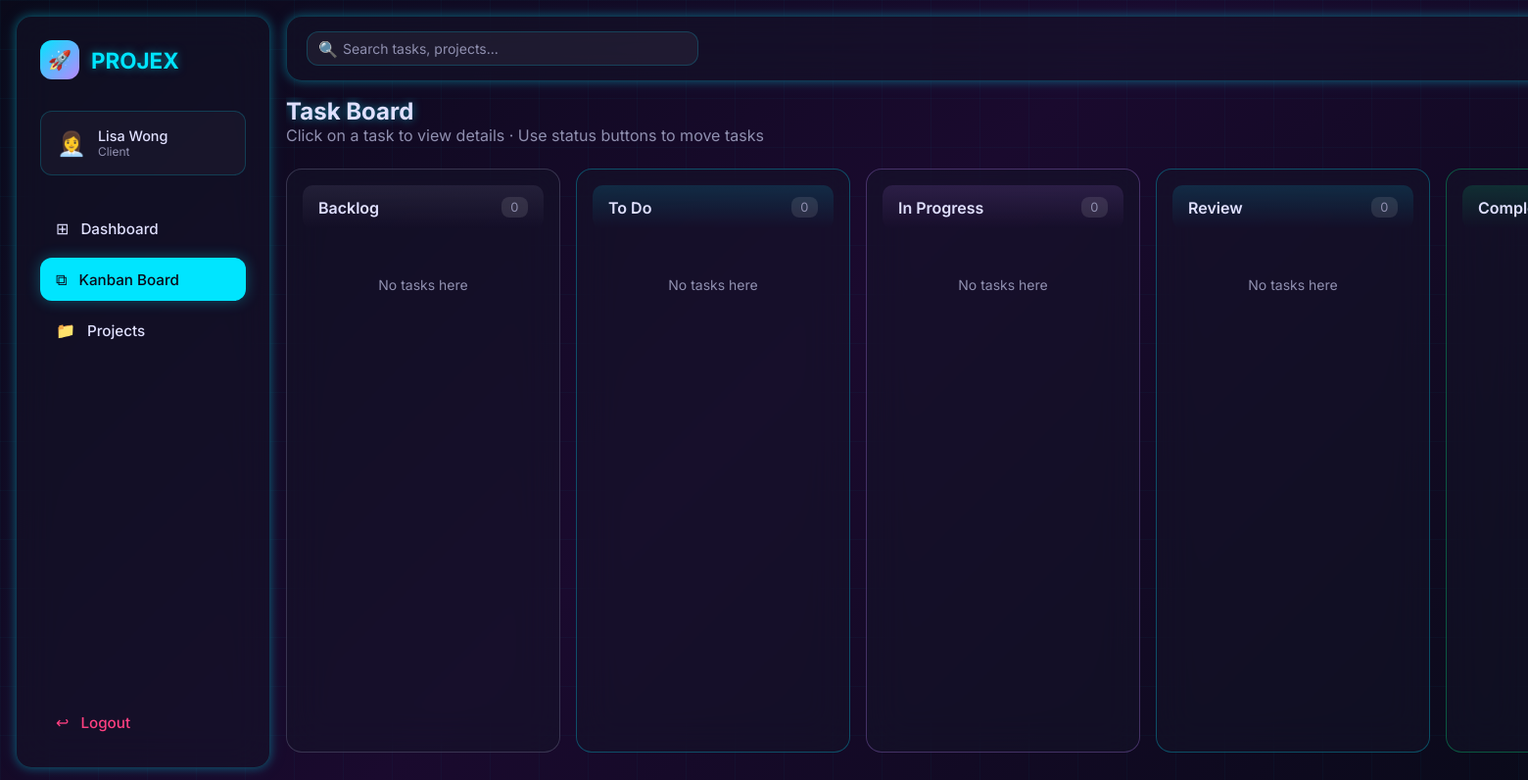
The app's page /index.php?page=kanban (signed in) with its own data.
### tables this page shows
CREATE TABLE IF NOT EXISTS `users` (
  `id`         INT AUTO_INCREMENT PRIMARY KEY,
  `name`       VARCHAR(100) NOT NULL,
  `email`      VARCHAR(150) NOT NULL UNIQUE,
  `password`   VARCHAR(255) NOT NULL,
  `role`       ENUM('Admin','Project Manager','Developer','Designer','Client') NOT NULL DEFAULT 'Developer',
  `avatar`     VARCHAR(10)  DEFAULT '👤',
  `created_at` TIMESTAMP    DEFAULT CURRENT_TIMESTAMP
);

### data/data.php (called while the page is built, shortened)
<?php
require_once __DIR__ . '/../config/db.php';
function dbRow($sql, $types = '', ...$params) {
    global $conn;
    $stmt = mysqli_prepare($conn, $sql);
    if ($params) mysqli_stmt_bind_param($stmt, $types, ...$params);
    mysqli_stmt_execute($stmt);
    $result = mysqli_stmt_get_result($stmt);
    return mysqli_fetch_assoc($result);
}
function getUserById($id) {
    return dbRow('SELECT * FROM users WHERE id = ?', 'i', $id);
}

### partials/layout_start.php (the view, shortened to what this page needs)
<?php
$currentUser  = $_SESSION['user'];
$activePage   = $_GET['page'] ?? 'dashboard';
?>
<div class="app-layout">
    <aside class="sidebar glass-card neon-border">
        <div class="sidebar-logo">
            <div class="logo-badge">🚀</div>
            <span class="neon-text logo-text">PROJEX</span>
        </div>
        <div class="user-info">
            <div class="user-avatar"><?= $currentUser['avatar'] ?? '👤' ?></div>
            <div class="user-details">
                <div class="user-name"><?= htmlspecialchars($currentUser['name']) ?></div>
                <div class="user-role"><?= htmlspecialchars($currentUser['role']) ?></div>
            </div>
        </div>
        <nav class="sidebar-nav">
            <a href="index.php?page=dashboard" class="nav-item <?= $activePage==='dashboard'?'active':'' ?>"><span class="nav-icon">⊞</span> Dashboard</a>
            <a href="index.php?page=kanban"    class="nav-item <?= $activePage==='kanban'   ?'active':'' ?>"><span class="nav-icon">⧉</span> Kanban Board</a>
            <a href="index.php?page=projects"  class="nav-item <?= $activePage==='projects' ?'active':'' ?>"><span class="nav-icon">📁</span> Projects</a>
        </nav>
        <a href="index.php?page=logout" class="nav-item logout-btn"><span class="nav-icon">↩</span> Logout</a>
    </aside>
    <div class="main-content">
        <div class="topbar glass-card neon-border">
            <div class="topbar-left">
                <div class="search-wrap">
                    <span class="search-icon">🔍</span>
                    <input type="text" id="globalSearch" placeholder="Search tasks, projects..." class="search-input">
                </div>
            </div>
        </div>
        <div class="page-content">

### css/style.css (style rules this page uses)
*, *::before, *::after { box-sizing: border-box; margin: 0; padding: 0; }
:root { --deep-space: #0a0a1a; --space-mid: #1a0a2e; --neon-cyan: #00e5ff; --amethyst: #bb86fc; --glass-bg: rgba(20, 20, 40, 0.5); --glass-border: rgba(0, 229, 255, 0.2); --text-primary: #e0e0ff; --text-muted: #9090b0; --red-neon: #ff4081; --green-neon: #00ff88; --radius: 1rem; }
html { font-size: 16px; }
body { font-family: 'Inter', sans-serif; background: linear-gradient(135deg, var(--deep-space) 0%, var(--space-mid) 50%, var(--deep-space) 100%); background-attachment: fixed; color: var(--text-primary); min-height: 100vh; position: relative; }
body::before { content: ''; position: fixed; inset: 0; background-image: linear-gradient(rgba(0,229,255,.03) 1px, transparent 1px), linear-gradient(90deg, rgba(0,229,255,.03) 1px, transparent 1px); background-size: 50px 50px; pointer-events: none; z-index: 0; }
* { position: relative; z-index: 1; }
a { text-decoration: none; color: inherit; }
.glass-card { background: var(--glass-bg); backdrop-filter: blur(20px); -webkit-backdrop-filter: blur(20px); border: 1px solid var(--glass-border); border-radius: var(--radius); }
.neon-border { box-shadow: 0 0 10px rgba(0,229,255,.3), 0 0 20px rgba(0,229,255,.1); }
.neon-text { text-shadow: 0 0 10px rgba(0,229,255,.5); }
.app-layout { display: flex; min-height: 100vh; }
.sidebar { width: 260px; flex-shrink: 0; margin: 1rem; padding: 1.5rem; display: flex; flex-direction: column; position: sticky; top: 1rem; height: calc(100vh - 2rem); }
.sidebar-logo { display: flex; align-items: center; gap: .75rem; margin-bottom: 2rem; }
.logo-badge { width: 40px; height: 40px; border-radius: .75rem; background: linear-gradient(135deg, #00e5ff, #bb86fc); display: flex; align-items: center; justify-content: center; font-size: 1.2rem; }
.logo-text { font-size: 1.4rem; font-weight: 700; color: var(--neon-cyan); }
.user-info { display: flex; align-items: center; gap: .75rem; padding: 1rem; border-radius: .75rem; background: rgba(255,255,255,.03); border: 1px solid rgba(0,229,255,.2); margin-bottom: 2rem; }
.user-avatar { font-size: 1.5rem; }
.user-name { color: var(--text-primary); font-size: .9rem; font-weight: 500; }
.user-role { color: var(--text-muted); font-size: .75rem; }
.sidebar-nav { flex: 1; display: flex; flex-direction: column; gap: .5rem; }
.nav-item { display: flex; align-items: center; gap: .75rem; padding: .75rem 1rem; border-radius: .75rem; color: var(--text-primary); font-size: .95rem; font-weight: 500; transition: all .2s; border: none; background: transparent; cursor: pointer; }
.nav-item.active { background: var(--neon-cyan); color: var(--deep-space); box-shadow: 0 0 15px rgba(0,229,255,.3); }
.nav-icon { font-size: 1rem; }
.logout-btn { color: var(--red-neon); margin-top: .5rem; }
.main-content { flex: 1; display: flex; flex-direction: column; padding: 1rem 1rem 1rem 0; overflow: hidden; }
.topbar { padding: .875rem 1.25rem; margin-bottom: 1rem; display: flex; align-items: center; justify-content: space-between; gap: 1rem; }
.topbar-left { flex: 1; display: flex; align-items: center; gap: .75rem; }
.search-wrap { position: relative; flex: 1; max-width: 400px; }
.search-icon { position: absolute; left: .75rem; top: 50%; transform: translateY(-50%); color: var(--text-muted); font-size: 1rem; pointer-events: none; }
.search-input { width: 100%; background: rgba(255,255,255,.05); border: 1px solid var(--glass-border); border-radius: .75rem; color: var(--text-primary); padding: .5rem .75rem .5rem 2.25rem; font-size: .875rem; font-family: inherit; outline: none; transition: border-color .2s; }
.search-input::placeholder { color: var(--text-muted); }
.page-content { flex: 1; overflow-y: auto; padding-right: .25rem; display: flex; flex-direction: column; gap: 1rem; }
.topbar { position: relative; z-index: 9999; }
.main-content { overflow: visible !important; }
.stats-grid, .section-card, .page-content { z-index: 1 !important; }

### records on screen
users: avatar "👩‍💼", name "Lisa Wong", role "Client"

### other values on screen
$col "Backlog"
count($colTasks) "0"
$col "To Do"
$col "In Progress"
$col "Review"
